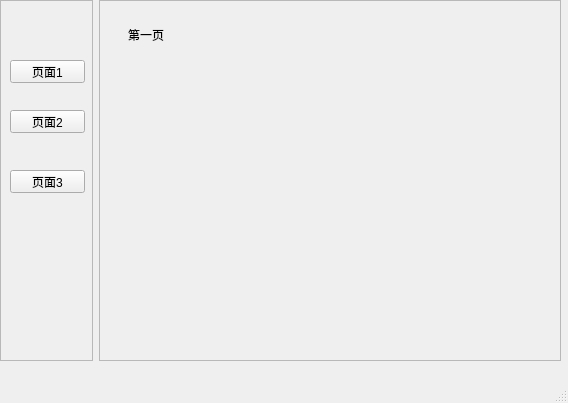
<?xml version="1.0" encoding="UTF-8"?>
<ui version="4.0">
 <class>MainWindow</class>
 <widget class="QMainWindow" name="MainWindow">
  <property name="geometry">
   <rect>
    <x>0</x>
    <y>0</y>
    <width>568</width>
    <height>403</height>
   </rect>
  </property>
  <property name="windowTitle">
   <string>MainWindow</string>
  </property>
  <widget class="QWidget" name="centralwidget">
   <widget class="QWidget" name="">
    <property name="geometry">
     <rect>
      <x>0</x>
      <y>0</y>
      <width>561</width>
      <height>361</height>
     </rect>
    </property>
    <layout class="QHBoxLayout" name="horizontalLayout">
     <item>
      <widget class="QFrame" name="frame">
       <property name="sizePolicy">
        <sizepolicy hsizetype="Expanding" vsizetype="Expanding">
         <horstretch>1</horstretch>
         <verstretch>0</verstretch>
        </sizepolicy>
       </property>
       <property name="frameShape">
        <enum>QFrame::StyledPanel</enum>
       </property>
       <property name="frameShadow">
        <enum>QFrame::Raised</enum>
       </property>
       <widget class="QPushButton" name="pushButton">
        <property name="geometry">
         <rect>
          <x>10</x>
          <y>60</y>
          <width>75</width>
          <height>23</height>
         </rect>
        </property>
        <property name="text">
         <string>页面1</string>
        </property>
       </widget>
       <widget class="QPushButton" name="pushButton_2">
        <property name="geometry">
         <rect>
          <x>10</x>
          <y>110</y>
          <width>75</width>
          <height>23</height>
         </rect>
        </property>
        <property name="text">
         <string>页面2</string>
        </property>
       </widget>
       <widget class="QPushButton" name="pushButton_3">
        <property name="geometry">
         <rect>
          <x>10</x>
          <y>170</y>
          <width>75</width>
          <height>23</height>
         </rect>
        </property>
        <property name="text">
         <string>页面3</string>
        </property>
       </widget>
      </widget>
     </item>
     <item>
      <widget class="QFrame" name="frame_2">
       <property name="sizePolicy">
        <sizepolicy hsizetype="Expanding" vsizetype="Expanding">
         <horstretch>5</horstretch>
         <verstretch>0</verstretch>
        </sizepolicy>
       </property>
       <property name="frameShape">
        <enum>QFrame::StyledPanel</enum>
       </property>
       <property name="frameShadow">
        <enum>QFrame::Raised</enum>
       </property>
       <widget class="QStackedWidget" name="stackedWidget">
        <property name="geometry">
         <rect>
          <x>9</x>
          <y>9</y>
          <width>441</width>
          <height>341</height>
         </rect>
        </property>
        <property name="sizePolicy">
         <sizepolicy hsizetype="Expanding" vsizetype="Expanding">
          <horstretch>0</horstretch>
          <verstretch>0</verstretch>
         </sizepolicy>
        </property>
        <property name="currentIndex">
         <number>0</number>
        </property>
        <widget class="QWidget" name="page">
         <widget class="QLabel" name="label">
          <property name="geometry">
           <rect>
            <x>20</x>
            <y>20</y>
            <width>54</width>
            <height>12</height>
           </rect>
          </property>
          <property name="text">
           <string>第一页</string>
          </property>
         </widget>
        </widget>
        <widget class="QWidget" name="page_2">
         <widget class="QLabel" name="label_2">
          <property name="geometry">
           <rect>
            <x>20</x>
            <y>20</y>
            <width>54</width>
            <height>12</height>
           </rect>
          </property>
          <property name="text">
           <string>第二页</string>
          </property>
         </widget>
        </widget>
        <widget class="QWidget" name="page_3">
         <widget class="QLabel" name="label_3">
          <property name="geometry">
           <rect>
            <x>20</x>
            <y>20</y>
            <width>54</width>
            <height>12</height>
           </rect>
          </property>
          <property name="text">
           <string>第三页</string>
          </property>
         </widget>
        </widget>
       </widget>
      </widget>
     </item>
    </layout>
   </widget>
  </widget>
  <widget class="QMenuBar" name="menubar">
   <property name="geometry">
    <rect>
     <x>0</x>
     <y>0</y>
     <width>568</width>
     <height>23</height>
    </rect>
   </property>
  </widget>
  <widget class="QStatusBar" name="statusbar"/>
 </widget>
 <resources/>
 <connections/>
</ui>
